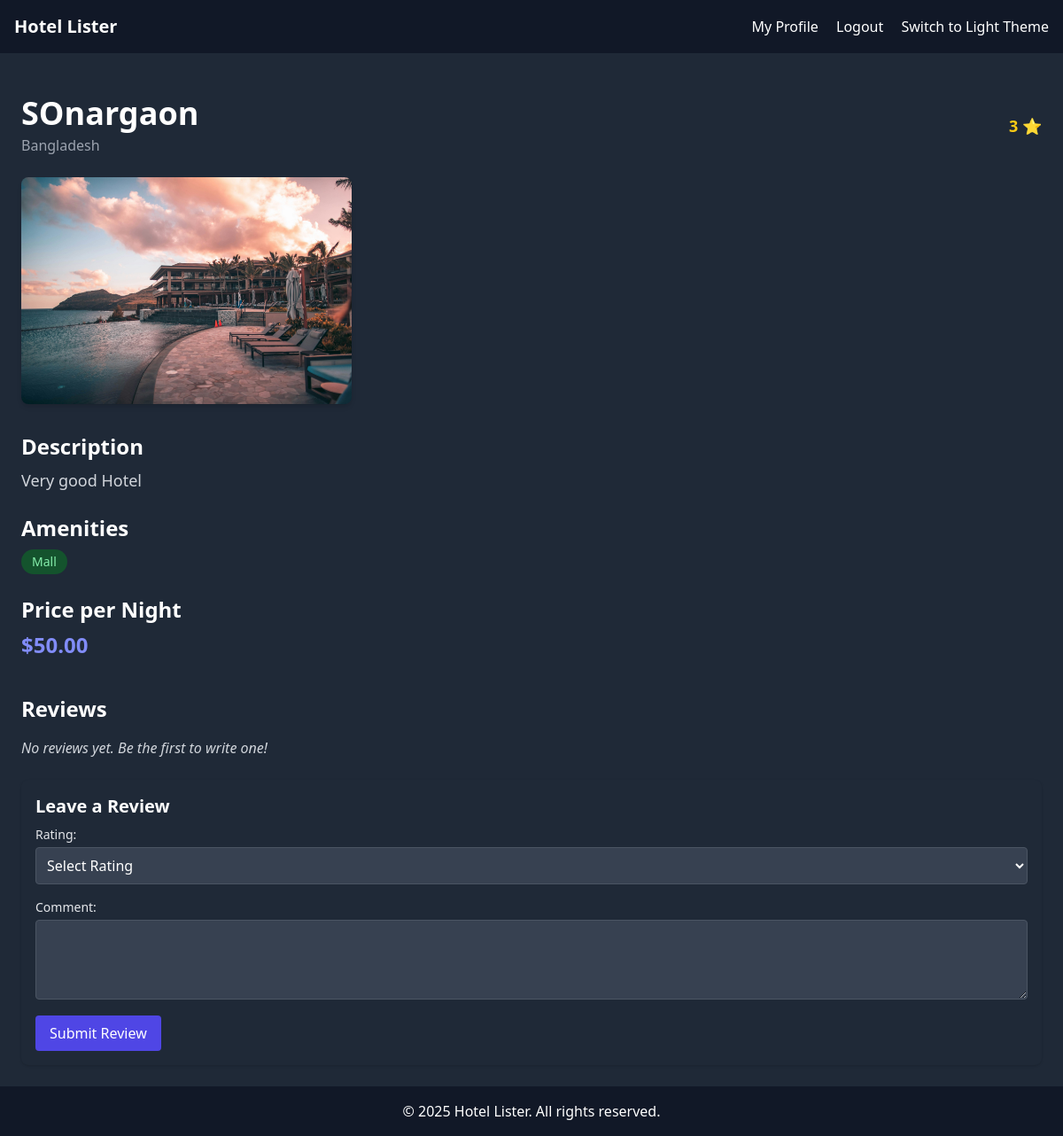
Screenshot of /hotel-detail/5ea07bd9-35a1-44e0-b457-4f862037dd5a/ (signed in) with the database file from the repository.
### home/models.py (models this page shows, shortened)
class BaseModel(models.Model):
    uid = models.UUIDField(default=uuid.uuid4, editable=False, primary_key=True)
    created_at = models.DateTimeField(auto_now_add=True)
    updated_at = models.DateTimeField(auto_now=True)
    class Meta:
        abstract = True

class Hotel(BaseModel):
    hotel_name = models.CharField(max_length=200)
    description = models.TextField()
    price = models.DecimalField(max_digits=10, decimal_places=2)
    star_rating = models.IntegerField(choices=[(i, f"{i} Star") for i in range(1, 6)])
    location = models.CharField(max_length=100)
    amenities = models.ManyToManyField(Amenity, related_name="hotels")
    room_count = models.IntegerField(default=10)

class HotelImage(BaseModel):
    hotel = models.ForeignKey(Hotel, related_name="images", on_delete=models.CASCADE)
    image = models.ImageField(upload_to='hotels/')

class Amenity(BaseModel):
    name = models.CharField(max_length=100)

### home/views.py (the view, shortened to what this page needs)
# urls.py: path('hotel-detail/<uuid:hotel_id>/', hotel_detail, name='hotel_detail'),  # Hotel detail page
@login_required
def hotel_detail(request, hotel_id):
    hotel = get_object_or_404(Hotel, uid=hotel_id)
    images = hotel.images.all()
    reviews = HotelReview.objects.filter(hotel=hotel).select_related('user')
    return render(request, 'hotel_detail.html', {
        'hotel': hotel,
        'images': images,
        'reviews': reviews
    })

### home/templates/hotel_detail.html (shortened to what this page needs)
{% extends 'base.html' %}
{% load static %}
{% block content %}
<div class="max-w-7xl mx-auto mt-6">
    <div class="flex flex-col md:flex-row justify-between items-start md:items-center">
        <div>
            <h1 class="text-4xl font-bold">{{ hotel.hotel_name }}</h1>
            <p class="text-gray-500 dark:text-gray-400 mt-1">{{ hotel.location }}</p>
        </div>
        <div class="mt-4 md:mt-0">
            <span class="text-yellow-400 text-lg font-semibold">{{ hotel.star_rating }} ⭐</span>
        </div>
    </div>
    <div class="mt-6">
        {% if images %}
            <div class="grid grid-cols-1 sm:grid-cols-2 md:grid-cols-3 gap-4">
                {% for img in images %}
                    <img src="{{ img.image.url }}" alt="Hotel Image" class="w-full h-64 object-cover rounded-lg shadow-md">
                {% endfor %}
            </div>
        {% else %}
            <p class="text-center text-gray-600 dark:text-gray-300 italic mt-4">No images available for this hotel.</p>
        {% endif %}
    </div>
    <div class="mt-8">
        <h2 class="text-2xl font-semibold mb-2">Description</h2>
        <p class="text-lg text-gray-700 dark:text-gray-300">{{ hotel.description }}</p>
    </div>
    <div class="mt-6">
        <h2 class="text-2xl font-semibold mb-2">Amenities</h2>
        <div class="flex flex-wrap gap-2">
            {% for amenity in hotel.amenities.all %}
                <span class="px-3 py-1 bg-green-100 text-green-700 dark:bg-green-900 dark:text-green-300 rounded-full text-sm font-medium">
                    {{ amenity.name }}
                </span>
            {% empty %}
                <p class="text-gray-600 dark:text-gray-300 italic">No amenities listed.</p>
            {% endfor %}
        </div>
    </div>
    <div class="mt-6">
        <h2 class="text-2xl font-semibold mb-2">Price per Night</h2>
        <p class="text-2xl font-bold text-indigo-600 dark:text-indigo-400">${{ hotel.price }}</p>
    </div>
    <div class="mt-10">
        <h2 class="text-2xl font-bold mb-4 text-gray-900 dark:text-white">Reviews</h2>
        {% for review in reviews %}
            <div class="border border-gray-200 dark:border-gray-700 p-4 rounded-lg shadow-sm mb-4 bg-white dark:bg-gray-900">
                <div class="flex items-center justify-between mb-2">
                    <p class="font-semibold text-gray-800 dark:text-white">{{ review.user.username }}</p>
                    <span class="text-yellow-400 font-medium">{{ review.rating }} ⭐</span>
                </div>
                <p class="text-gray-700 dark:text-gray-300">{{ review.comment }}</p>
            </div>
        {% empty %}
            <p class="italic text-gray-600 dark:text-gray-300">No reviews yet. Be the first to write one!</p>
        {% endfor %}
        {% if user.is_authenticated %}
        <form method="POST" class="mt-6 bg-gray-50 dark:bg-gray-800 p-4 rounded-lg shadow">
            <h3 class="text-xl font-semibold mb-2 text-gray-900 dark:text-white">Leave a Review</h3>
            <label for="rating" class="block text-sm font-medium mb-1 text-gray-800 dark:text-gray-200">Rating:</label>
            <select name="rating" id="rating" required
                    class="w-full mb-4 p-2 rounded border border-gray-300 dark:border-gray-600 bg-white dark:bg-gray-700 dark:text-white">
                <option value="">Select Rating</option>
            </select>
            <label for="comment" class="block text-sm font-medium mb-1 text-gray-800 dark:text-gray-200">Comment:</label>
            <textarea name="comment" id="comment" rows="3" required
                    class="w-full p-2 rounded border border-gray-300 dark:border-gray-600 bg-white dark:bg-gray-700 dark:text-white"></textarea>
            <button type="submit" class="mt-3 px-4 py-2 bg-indigo-600 text-white rounded hover:bg-indigo-700">
                Submit Review
            </button>
        </form>
        {% else %}
        <p class="text-center mt-4 text-gray-800 dark:text-gray-200">
            <a href="{% url 'login' %}" class="text-indigo-600 hover:underline">Log in</a> to leave a review.
        </p>
        {% endif %}
    </div>
</div>
{% endblock %}

### rows the page displays
Hotel: hotel_name "SOnargaon", location "Bangladesh", star_rating "3", description "Very good Hotel", price "50.00"
HotelImage: image (picture)
Amenity: name "Mall"
